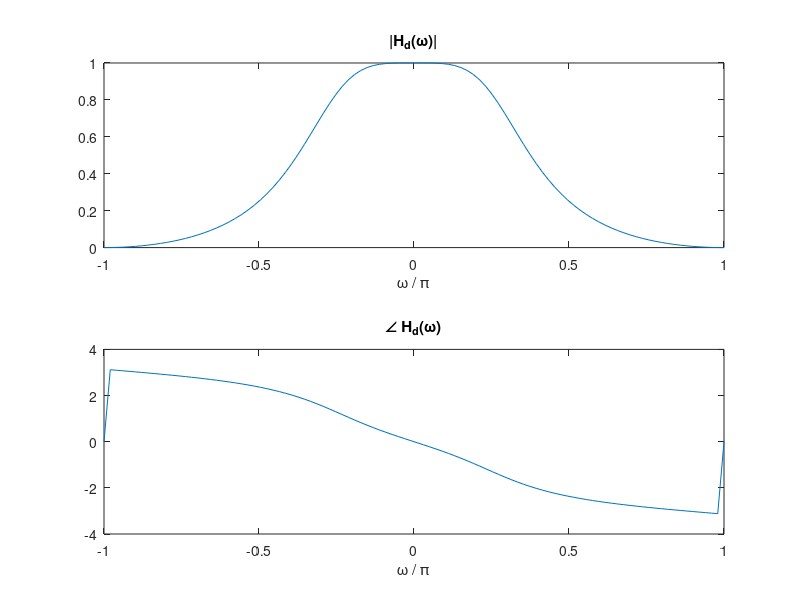
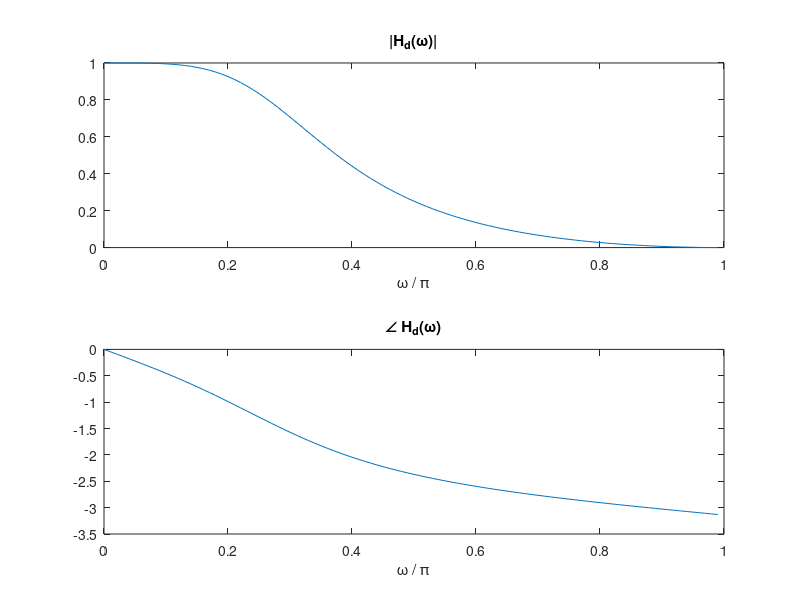
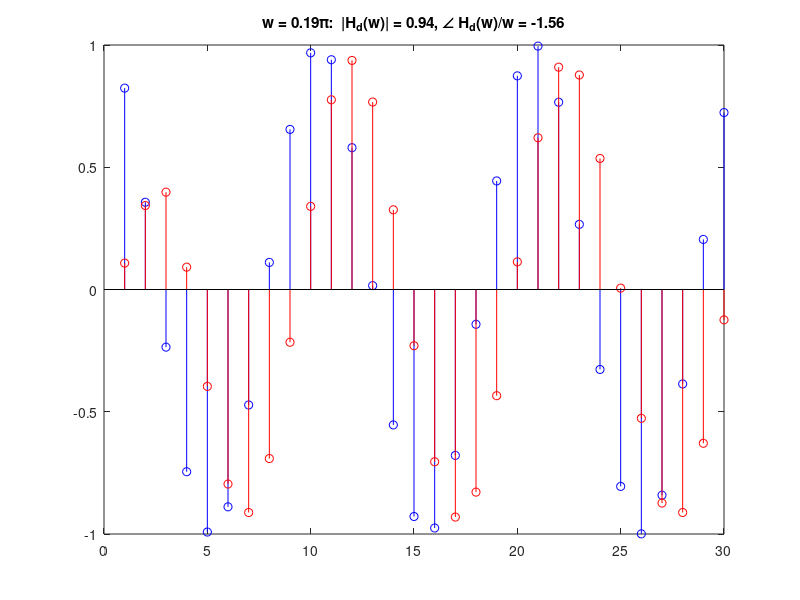
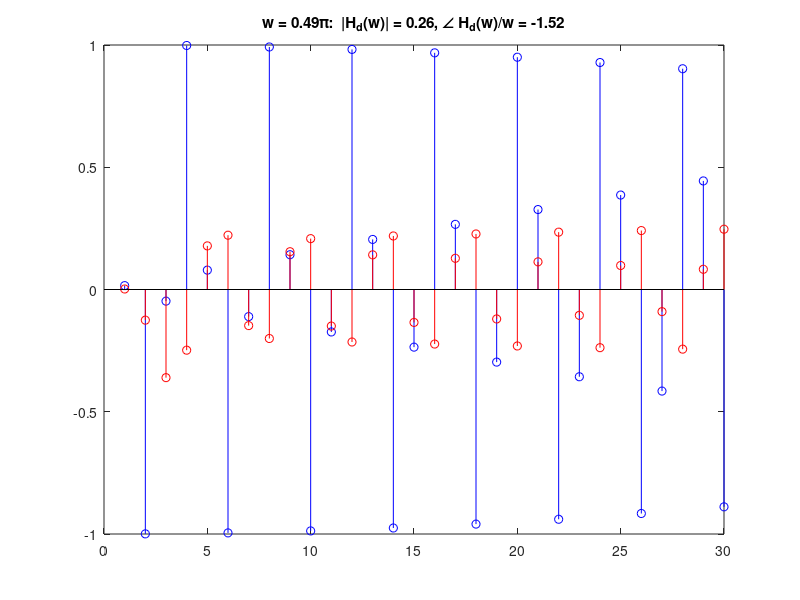

Here is the MATLAB script that generated these plots, in order: (Note: this script raises an error after producing the figures.)
%% Obtain a lowpass filter
[b, a] = butter(2, 0.3)
p = roots(a);  % Poles are roots of denominator A(z)
abs(p)  % Check poles are inside unit circle => stable system
zplane(b, a);  % Or use the zero-pole plot

%% Compute the frequency response
w = linspace(-pi, pi, 100);  % Frequency points between -pi to pi
z = exp(j*w);  % z on unit circle

H = (b(1) + b(2) * z.^(-1) + b(3) * z.^(-2)) ./ ...
    (a(1) + a(2) * z.^(-1) + a(3) * z.^(-2));

figure(1)
subplot(2,1,1), plot(w / pi, abs(H)), 
title('|H_d(\omega)|'), xlabel('\omega / \pi')
subplot(2,1,2), plot(w / pi, angle(H)), 
title('\angle H_d(\omega)'), xlabel('\omega / \pi')

%% Alternatively, use the MATLAB function freqz
[Hf, wf] = freqz(b, a, 100);
figure(2)
subplot(2,1,1), plot(wf / pi, abs(Hf)), 
title('|H_d(\omega)|'), xlabel('\omega / \pi')
subplot(2,1,2), plot(wf / pi, angle(Hf)), 
title('\angle H_d(\omega)'), xlabel('\omega / \pi')

%% Test signal 1
n = 1:30;
k1 = 60;
x1 = cos(w(k1)*n);
y1 = filter(b, a, x1);
figure(3), clf
stem(x1, 'b'), hold on, stem(y1, 'r'), 
title(sprintf('w = %.2f\\pi:  |H_d(w)| = %.2f, \\angle H_d(w)/w = %.2f',...
    w(k1)/pi, abs(H(k1)), angle(H(k1))/w(k1)))

%% Test signal 2
k2 = 75;
x2 = cos(w(k2)*n);
y2 = filter(b, a, x2);
figure(4), clf
stem(x2, 'b'), hold on, stem(y2, 'r'), 
title(sprintf('w = %.2f\\pi:  |H_d(w)| = %.2f, \\angle H_d(w)/w = %.2f',...
    w(k2)/pi, abs(H(k2)), angle(H(k2))/w(k2)))

%% Real signal
load handel
x = y; clear y
sound(x, Fs)

%% Apply filter
y = filter(b, a, x);
sound(y, Fs)

%% Listen to the two test sinusoidals
n = 1:10000;
x1 = cos(w(k1)*n);
sound(x1, Fs)

%%
x2 = cos(w(k2)*n);
sound(x2, Fs)

%% Try another test signal
load chirp
x = y; clear y
sound(x, Fs)

%% And apply the same filter
y = filter(b, a, x);
sound(y, Fs)